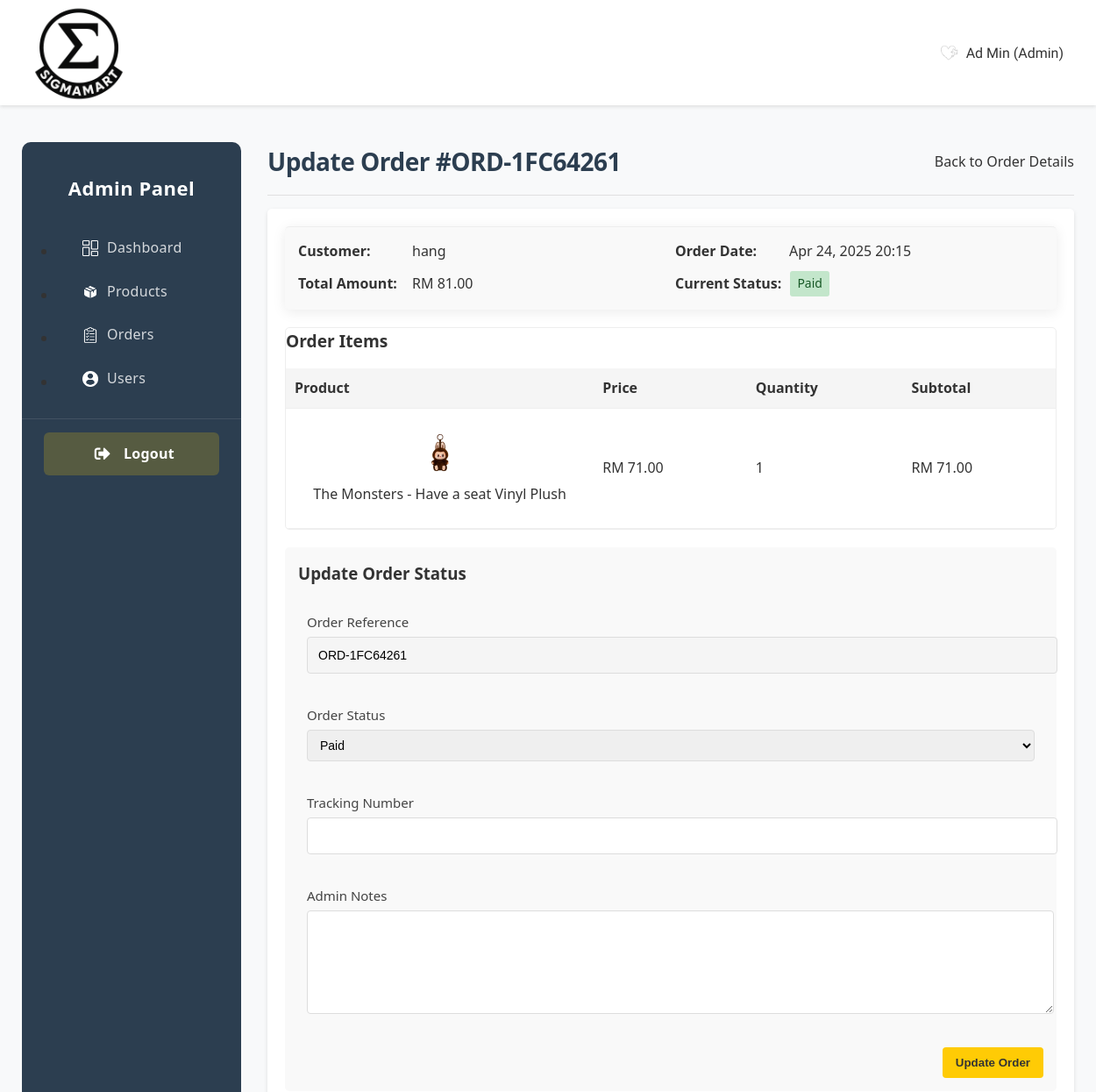
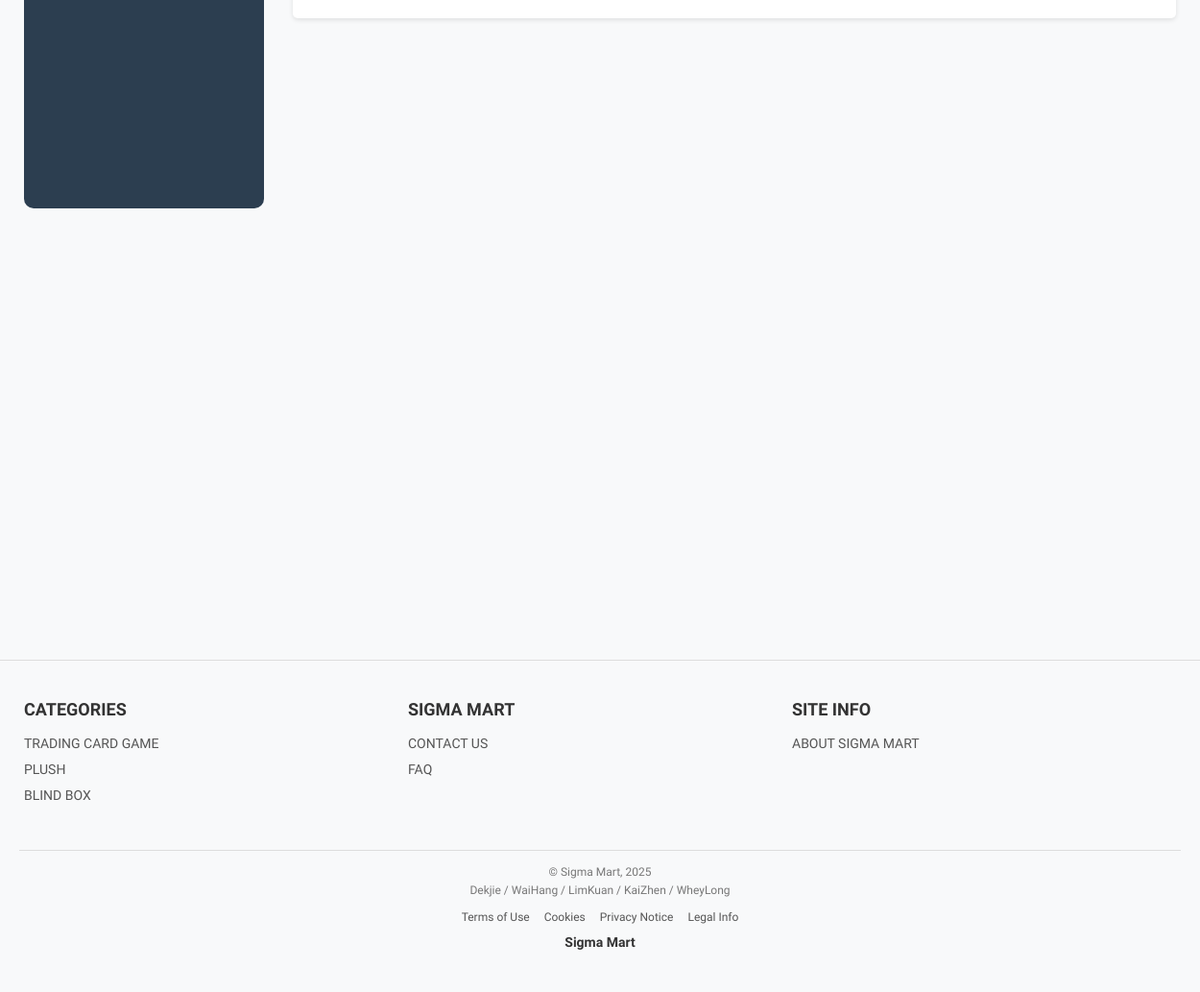
/admin/update_order.php?id=34 (signed in), run on the app's committed database (2 pictures, top to bottom).
### tables this page shows
CREATE TABLE `orders` (
  `id` int(11) NOT NULL,
  `user_id` int(11) NOT NULL,
  `order_reference` varchar(50) NOT NULL,
  `total_amount` decimal(10,2) NOT NULL,
  `shipping_cost` decimal(10,2) NOT NULL,
  `status` varchar(20) NOT NULL DEFAULT 'Pending',
  `payment_id` varchar(100) DEFAULT NULL,
  `payment_date` datetime DEFAULT NULL,
  `payment_session_id` varchar(255) DEFAULT NULL,
  `order_date` datetime NOT NULL,
  `payment_method` varchar(50) DEFAULT NULL,
  `tracking_number` varchar(100) DEFAULT NULL,
  `admin_notes` text DEFAULT NULL
);

CREATE TABLE `users` (
  `UserID` int(7) NOT NULL,
  `username` varchar(255) NOT NULL,
  `FirstName` varchar(255) NOT NULL,
  `LastName` varchar(255) NOT NULL,
  `Email` varchar(255) NOT NULL,
  `Password` varchar(255) NOT NULL,
  `UserType` varchar(255) NOT NULL DEFAULT 'Member',
  `profileimgpath` varchar(255) DEFAULT NULL,
  `is_verified` tinyint(1) NOT NULL DEFAULT 0,
  `remember_token` varchar(255) DEFAULT NULL
);

CREATE TABLE `order_items` (
  `id` int(11) NOT NULL,
  `order_id` int(11) NOT NULL,
  `product_id` int(11) NOT NULL,
  `quantity` int(11) NOT NULL,
  `price` decimal(10,2) NOT NULL
);

CREATE TABLE `productpictures` (
  `pictureID` int(5) NOT NULL,
  `productID` int(11) NOT NULL,
  `isCover` tinyint(1) NOT NULL,
  `picturePath` varchar(255) NOT NULL,
  `DisplayOrder` int(1) NOT NULL DEFAULT 1 COMMENT 'Values 1-5 for display order'
);

CREATE TABLE `products` (
  `ProductID` int(5) NOT NULL,
  `CategoryID` int(11) NOT NULL,
  `BrandID` int(11) NOT NULL,
  `ProductName` varchar(255) NOT NULL,
  `ProductPrice` int(11) NOT NULL,
  `ProductDescription` text DEFAULT NULL,
  `date_added` datetime DEFAULT current_timestamp(),
  `sales_count` int(11) DEFAULT 0
);

### admin/update_order.php (the view, shortened to what this page needs)
<?php
require '../_base.php';
$orderId = (int)$_GET['id'];
$stmt = $pdo->prepare("SELECT o.*, u.Username
                      FROM orders o
                      JOIN users u ON o.user_id = u.UserID
                      WHERE o.id = ?");
$stmt->execute([$orderId]);
$order = $stmt->fetch(PDO::FETCH_ASSOC);
$itemsStmt = $pdo->prepare("SELECT oi.*, p.ProductName as name, pp.picturePath as image_url
                           FROM order_items oi
                           JOIN products p ON oi.product_id = p.ProductID
                           LEFT JOIN productpictures pp ON p.ProductID = pp.productID AND pp.isCover = 1
                           WHERE oi.order_id = ?");
$itemsStmt->execute([$orderId]);
$orderItems = $itemsStmt->fetchAll(PDO::FETCH_ASSOC);
include '../_head.php';
?>
<div class="admin-container">
    <div class="admin-sidebar">
        <?php include 'sidebar.php'; ?>
    </div>
    <div class="admin-content">
        <div class="admin-header">
            <h1>Update Order #<?php echo htmlspecialchars($order['order_reference']); ?></h1>
            <a href="order_details.php?id=<?php echo $order['id']; ?>" class="back-btn">Back to Order Details</a>
        </div>
        <div class="admin-form-container">
            <div class="order-summary">
                <div class="summary-item">
                    <span class="label">Customer:</span>
                    <span class="value"><?php echo htmlspecialchars($order['Username'] ?? 'Unknown'); ?></span>
                </div>
                <div class="summary-item">
                    <span class="label">Order Date:</span>
                    <span class="value"><?php echo date('M j, Y H:i', strtotime($order['order_date'])); ?></span>
                </div>
                <div class="summary-item">
                    <span class="label">Total Amount:</span>
                    <span class="value">RM <?php echo number_format($order['total_amount'], 2); ?></span>
                </div>
                <div class="summary-item">
                    <span class="label">Current Status:</span>
                    <span class="value status-badge <?php echo strtolower($order['status']); ?>">
                        <?php echo htmlspecialchars($order['status']); ?>
                    </span>
                </div>
            </div>
            <div class="order-items">
                <h3>Order Items</h3>
                <table class="items-table">
                    <thead>
                        <tr>
                            <th>Product</th>
                            <th>Price</th>
                            <th>Quantity</th>
                            <th>Subtotal</th>
                        </tr>
                    </thead>
                    <tbody>
                        <?php foreach ($orderItems as $item): ?>
                            <tr>
                                <td class="product-cell">
                                    <div class="product-info">
                                        <?php if (!empty($item['image_url'])): ?>
                                            <img src="/<?php echo htmlspecialchars($item['image_url']); ?>" alt="<?php echo htmlspecialchars($item['name']); ?>" class="product-thumbnail">
                                        <?php endif; ?>
                                        <span><?php echo htmlspecialchars($item['name']); ?></span>
                                    </div>
                                </td>
                                <td>RM <?php echo number_format($item['price'], 2); ?></td>
                                <td><?php echo $item['quantity']; ?></td>
                                <td>RM <?php echo number_format($item['price'] * $item['quantity'], 2); ?></td>
                            </tr>
                        <?php endforeach; ?>
                    </tbody>
                </table>
            </div>
            <form method="post" action="update_order.php?id=<?php echo $order['id']; ?>" class="update-form">
                <h3>Update Order Status</h3>
                <div class="form-group">
                    <label for="order_reference">Order Reference</label>
                    <input type="text" id="order_reference" value="<?php echo htmlspecialchars($order['order_reference']); ?>" readonly>
                </div>
                <div class="form-group">
                    <label for="status">Order Status</label>
                    <select name="status" id="status" required>
                        <option value="Paid" <?php echo $order['status'] === 'Paid' ? 'selected' : ''; ?>>Paid</option>
                    </select>
                </div>
                <div class="form-group">
                    <label for="tracking_number">Tracking Number</label>
                    <input type="text" name="tracking_number" id="tracking_number" value="<?php echo htmlspecialchars($order['tracking_number'] ?? ''); ?>">
                </div>
                <div class="form-group">
                    <label for="notes">Admin Notes</label>
                    <textarea name="notes" id="notes" rows="4"><?php echo htmlspecialchars($order['admin_notes'] ?? ''); ?></textarea>
                </div>
                <div class="form-actions">
                    <button type="submit" name="update_order" class="save-btn">Update Order</button>
                </div>
            </form>
        </div>
    </div>
</div>
<?php include '../_foot.php'; ?>

### css/base.css (style rules this page uses)
body { font-family: 'Varela Round', sans-serif; background-color: #f8f9fa; color: #333; margin: 0; padding: 0; }
h1, h2, h3, h4, h5, h6 { margin-top: 0; color: #333; }
a { text-decoration: none; color: #333; }

### css/forms.css (style rules this page uses)
.form-group { margin-bottom: 20px; }
.form-group label { display: block; margin-bottom: 8px; font-weight: 500; color: #333; }
.form-group input[type="text"], .form-group input[type="email"], .form-group input[type="password"], .form-group input[type="number"], .form-group select, .form-group textarea { width: 100%; padding: 12px; border: 1px solid #ddd; border-radius: 4px; font-size: 14px; }
.form-group textarea { resize: vertical; min-height: 100px; }

### css/product.css (style rules this page uses)
.product-info { padding: 15px; display: flex; flex-direction: column; flex-grow: 1; background-color: #fff; position: relative; }
.product-info { display: flex; flex-direction: column; gap: 15px; }

### css/cart.css (style rules this page uses)
.form-group { margin-bottom: 20px; }
.form-group label { display: block; margin-bottom: 8px; font-weight: 500; color: #444; }
.form-group input, .form-group select, .form-group textarea { width: 100%; padding: 12px 15px; border: 1px solid #ddd; border-radius: 8px; font-size: 16px; transition: border-color 0.3s; }
.order-summary { background-color: #fff; border-radius: 12px; box-shadow: 0 3px 15px rgba(0,0,0,0.08); padding: 25px; }
.order-items { margin-bottom: 20px; }

### css/admin.css (style rules this page uses)
.admin-container { max-width: 1200px; margin: 0 auto; padding: 20px; display: flex; gap: 30px; }
.admin-sidebar { width: 250px; background-color: #2c3e50; border-radius: 10px; padding: 25px 0; position: sticky; top: 20px; height: 1250px; overflow-y: auto; }
.admin-content { flex: 1; min-width: 0; display: flex; flex-direction: column; height: calc(100vh - 40px); }
.admin-header { display: flex; justify-content: space-between; align-items: center; margin-bottom: 30px; padding-bottom: 15px; border-bottom: 1px solid #e0e0e0; }
.admin-header h1 { font-size: 28px; font-weight: 700; color: #2c3e50; margin: 0; }
.status-badge { display: inline-block; padding: 5px 12px; border-radius: 20px; font-size: 13px; font-weight: 500; text-transform: capitalize; }
.form-group { flex: 1; min-width: 0; }
.form-group label { display: block; margin-bottom: 8px; font-weight: 500; color: #495057; }
.form-group input, .form-group select, .form-group textarea { width: 100%; padding: 12px 15px; border: 1px solid #ced4da; border-radius: 6px; font-size: 15px; transition: border-color 0.3s, box-shadow 0.3s; }
.form-actions { display: flex; justify-content: flex-end; gap: 15px; margin-top: 30px; }
.admin-container { font-family: 'Segoe UI', Roboto, 'Helvetica Neue', Arial, sans-serif; color: #333; line-height: 1.6; -webkit-font-smoothing: antialiased; -moz-osx-font-smoothing: grayscale; }
.admin-header h1 { font-size: 28px; font-weight: 700; color: #2c3e50; margin: 0; letter-spacing: -0.5px; }
.form-group label { display: block; margin-bottom: 8px; font-weight: 600; color: #2c3e50; font-size: 15px; }
.admin-form-container { background-color: #fff; border-radius: 10px; padding: 25px; box-shadow: 0 4px 12px rgba(0,0,0,0.08); margin-bottom: 30px; }
.form-group { margin-bottom: 20px; }
.form-group label { display: block; margin-bottom: 8px; font-weight: 600; color: #2c3e50; }
.form-group input, .form-group select { width: 100%; padding: 10px; border: 1px solid #ddd; border-radius: 6px; font-size: 16px; }
.form-actions { display: flex; gap: 15px; margin-top: 25px; }

### css/profile.css (style rules this page uses)
.form-group { margin-bottom: 20px; }
.form-group label { display: block; margin-bottom: 8px; font-weight: 500; color: #444; }
.form-group input { width: 100%; padding: 12px 15px; border: 1px solid #ddd; border-radius: 8px; font-size: 16px; transition: border-color 0.3s; }
.order-items { margin-bottom: 20px; }
.order-summary { display: flex; justify-content: space-between; padding-top: 15px; border-top: 1px solid #eee; }

### css/order_details.css (style rules this page uses)
.status-badge { padding: 5px 10px; border-radius: 4px; font-size: 14px; font-weight: 500; }
.status-badge.paid { background-color: #d4edda; color: #155724; }

### css/process_stripe.css (style rules this page uses)
.order-summary, .payment-form { background-color: #fff; border-radius: 12px; box-shadow: 0 3px 15px rgba(0,0,0,0.08); padding: 25px; }
.order-items h3 { font-size: 1.2rem; font-weight: 600; margin-bottom: 15px; color: #333; }

### css/refund.css (style rules this page uses)
.form-group { padding: 10px; }

### data on the page
orders: order_reference "ORD-1FC64261", user.username "hang", order_date "Apr 24, 2025 20:15", total_amount "81.00", status "Paid"
order_items: productpictures.picturePath (picture), product.ProductName "The Monsters - Have a seat Vinyl Plush", price "71.00", quantity "1", $item['price']*$item['quantity'] "71.00"

### other printed values
$fullName "Ad Min"
